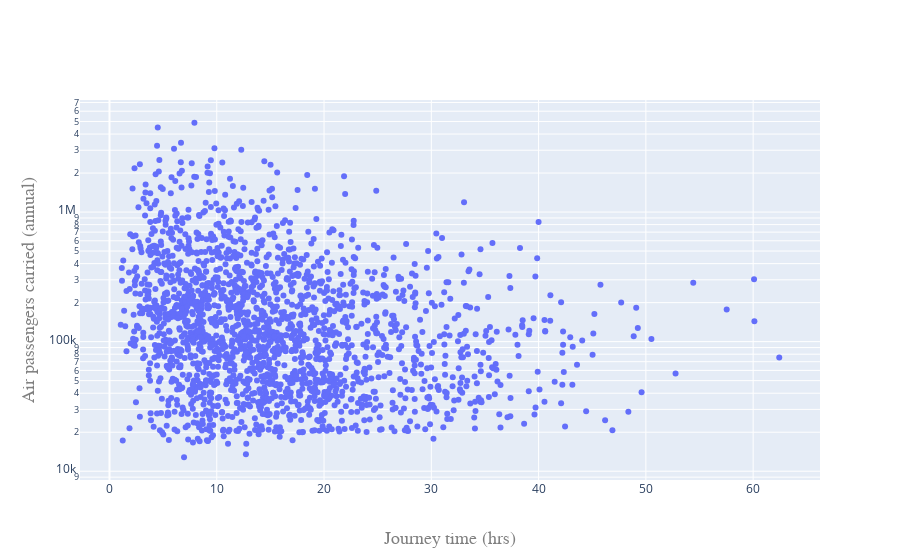

Here is the notebook cell this chart was saved with:
### Code cell
fig = go.Figure()

fig.add_trace(go.Scatter(
    x=df["journey_time_hrs"],
    y=df["pas"],
    hovertext=df['orig_city'] + "-" + df['dest_city'],
    hoverinfo="text",
    showlegend=False,
    mode="markers"
))

fig.update_layout(
    xaxis=go.layout.XAxis(
        title=go.layout.xaxis.Title(
            text="Journey time (hrs)",
            font=dict(
                family="Helvetica",
                size=18,
                color="#7f7f7f"
            )
        )
    ),
    yaxis=go.layout.YAxis(
        title=go.layout.yaxis.Title(
            text="Air passengers carried (annual)",
            font=dict(
                family="Helvetica",
                size=18,
                color="#7f7f7f"
            )
        )
    )
)

fig.update_yaxes(type="log")

### Figure 1 — Plotly figure (JSON) as saved in the notebook; plotly's stock layout.template omitted (floating-point values rounded to 4 significant figures; data arrays with more than 128 entries replaced by an {"elided": "..."} marker saying what was removed)
{"data": [{"hoverinfo": "text", "hovertext": {"elided": "2117 str values"}, "mode": "markers", "showlegend": false, "type": "scatter", "x": {"elided": "2117 float values"}, "y": {"elided": "2117 int values"}}], "layout": {"xaxis": {"title": {"font": {"color": "#7f7f7f", "family": "Helvetica", "size": 18}, "text": "Journey time (hrs)"}}, "yaxis": {"title": {"font": {"color": "#7f7f7f", "family": "Helvetica", "size": 18}, "text": "Air passengers carried (annual)"}, "type": "log"}}}
